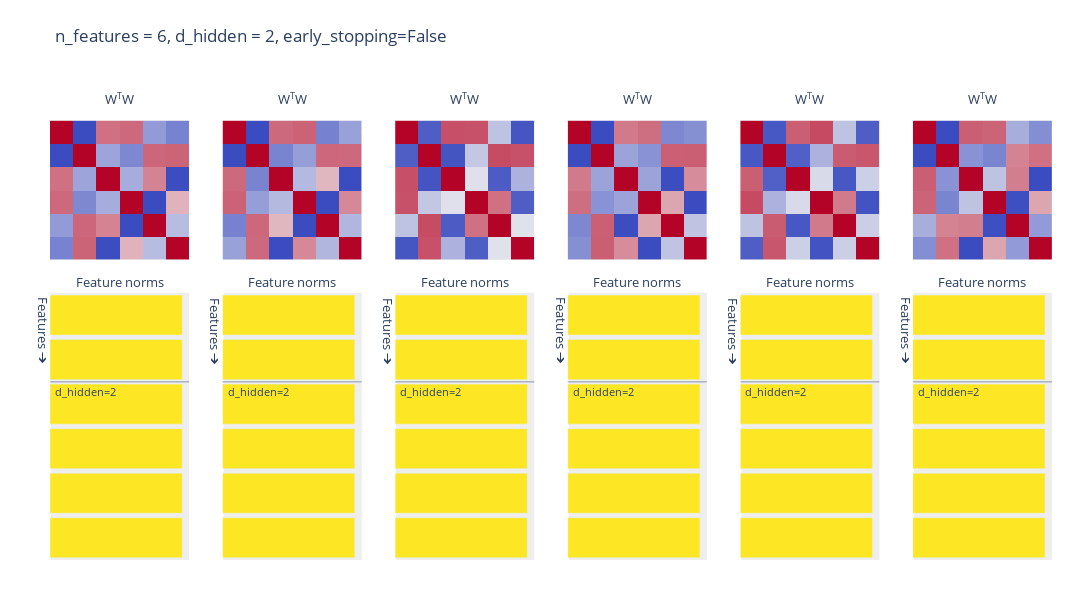

Notebook code cell kept with this figure:
### Code cell
plot_features_in_Nd(
    model.W / model.W.norm(dim=1, keepdim=True),
    height = 600,
    width = 1400,
    title = "n_features = 6, d_hidden = 2, early_stopping=False",
)

### Figure 1 — Plotly figure (JSON) as saved in the notebook; plotly's stock layout.template omitted (floating-point values rounded to 4 significant figures; data arrays with more than 128 entries replaced by an {"elided": "..."} marker saying what was removed)
{"data": [{"marker": {"color": ["rgb(253, 231, 36)", "rgb(253, 231, 36)", "rgb(253, 231, 36)", "rgb(253, 231, 36)", "rgb(253, 231, 36)", "rgb(253, 231, 36)"]}, "orientation": "h", "type": "bar", "width": 0.9, "x": [1, 1.0, 1.0, 1, 1, 1], "xaxis": "x7", "y": [5, 4, 3, 2, 1, 0], "yaxis": "y7"}, {"colormodel": "rgba256", "customdata": [[1.0, -0.9964, 0.5322, 0.5636, -0.5135, -0.6583], [-0.9964, 1.0, -0.4584, -0.6318, 0.5846, 0.592], [0.5322, -0.4584, 1.0, -0.3993, 0.4531, -0.9876], [0.5636, -0.6318, -0.3993, 1, -0.9982, 0.2507], [-0.5135, 0.5846, 0.4531, -0.9982, 1, -0.3078], [-0.6583, 0.592, -0.9876, 0.2507, -0.3078, 1]], "hovertemplate": "In: %{x}<br>\nOut: %{y}<br>\nWeight: %{customdata:0.2f}", "type": "image", "xaxis": "x", "yaxis": "y", "z": {"elided": "6x6x4 int values"}}, {"marker": {"color": ["rgb(253, 231, 36)", "rgb(253, 231, 36)", "rgb(253, 231, 36)", "rgb(253, 231, 36)", "rgb(253, 231, 36)", "rgb(253, 231, 36)"]}, "orientation": "h", "type": "bar", "width": 0.9, "x": [1, 1, 1, 1.0, 1.0, 1], "xaxis": "x8", "y": [5, 4, 3, 2, 1, 0], "yaxis": "y8"}, {"colormodel": "rgba256", "customdata": [[1, -0.9933, 0.5639, 0.5951, -0.6653, -0.4691], [-0.9933, 1.0, -0.6557, -0.4981, 0.5744, 0.5681], [0.5639, -0.6557, 1.0, -0.3281, 0.2414, -0.9939], [0.5951, -0.4981, -0.3281, 1.0, -0.9959, 0.4306], [-0.6653, 0.5744, 0.2414, -0.9959, 1.0, -0.3473], [-0.4691, 0.5681, -0.9939, 0.4306, -0.3473, 1]], "hovertemplate": "In: %{x}<br>\nOut: %{y}<br>\nWeight: %{customdata:0.2f}", "type": "image", "xaxis": "x2", "yaxis": "y2", "z": {"elided": "6x6x4 int values"}}, {"marker": {"color": ["rgb(253, 231, 36)", "rgb(253, 231, 36)", "rgb(253, 231, 36)", "rgb(253, 231, 36)", "rgb(253, 231, 36)", "rgb(253, 231, 36)"]}, "orientation": "h", "type": "bar", "width": 0.9, "x": [1, 1.0, 1, 1, 1, 1], "xaxis": "x9", "y": [5, 4, 3, 2, 1, 0], "yaxis": "y9"}, {"colormodel": "rgba256", "customdata": [[1.0, -0.8843, 0.6757, 0.6711, -0.2713, -0.9364], [-0.8843, 1.0, -0.9418, -0.2473, 0.6894, 0.6642], [0.6757, -0.9418, 1, -0.09299, -0.8928, -0.3741], [0.6711, -0.2473, -0.09299, 1, 0.5314, -0.8886], [-0.2713, 0.6894, -0.8928, 0.5314, 1.0, -0.08368], [-0.9364, 0.6642, -0.3741, -0.8886, -0.08368, 1.0]], "hovertemplate": "In: %{x}<br>\nOut: %{y}<br>\nWeight: %{customdata:0.2f}", "type": "image", "xaxis": "x3", "yaxis": "y3", "z": {"elided": "6x6x4 int values"}}, {"marker": {"color": ["rgb(253, 231, 36)", "rgb(253, 231, 36)", "rgb(253, 231, 36)", "rgb(253, 231, 36)", "rgb(253, 231, 36)", "rgb(253, 231, 36)"]}, "orientation": "h", "type": "bar", "width": 0.9, "x": [1.0, 1, 1, 1, 1, 1], "xaxis": "x10", "y": [5, 4, 3, 2, 1, 0], "yaxis": "y10"}, {"colormodel": "rgba256", "customdata": [[1.0, -0.9995, 0.495, 0.541, -0.6309, -0.5835], [-0.9995, 1, -0.4668, -0.5678, 0.6056, 0.6094], [0.495, -0.4668, 1, -0.4629, -0.9864, 0.4167], [0.541, -0.5678, -0.4629, 1, 0.3111, -0.9987], [-0.6309, 0.6056, -0.9864, 0.3111, 1, -0.2619], [-0.5835, 0.6094, 0.4167, -0.9987, -0.2619, 1]], "hovertemplate": "In: %{x}<br>\nOut: %{y}<br>\nWeight: %{customdata:0.2f}", "type": "image", "xaxis": "x4", "yaxis": "y4", "z": {"elided": "6x6x4 int values"}}, {"marker": {"color": ["rgb(253, 231, 36)", "rgb(253, 231, 36)", "rgb(253, 231, 36)", "rgb(253, 231, 36)", "rgb(253, 231, 36)", "rgb(253, 231, 36)"]}, "orientation": "h", "type": "bar", "width": 0.9, "x": [1, 1, 1, 1, 1.0, 1.0], "xaxis": "x11", "y": [5, 4, 3, 2, 1, 0], "yaxis": "y11"}, {"colormodel": "rgba256", "customdata": [[1, -0.9236, 0.6165, 0.701, -0.2685, -0.8895], [-0.9236, 1.0, -0.8713, -0.374, 0.6174, 0.6463], [0.6165, -0.8713, 1, -0.1293, -0.924, -0.1887], [0.701, -0.374, -0.1293, 1, 0.4987, -0.9494], [-0.2685, 0.6174, -0.924, 0.4987, 1.0, -0.2012], [-0.8895, 0.6463, -0.1887, -0.9494, -0.2012, 1.0]], "hovertemplate": "In: %{x}<br>\nOut: %{y}<br>\nWeight: %{customdata:0.2f}", "type": "image", "xaxis": "x5", "yaxis": "y5", "z": {"elided": "6x6x4 int values"}}, {"marker": {"color": ["rgb(253, 231, 36)", "rgb(253, 231, 36)", "rgb(253, 231, 36)", "rgb(253, 231, 36)", "rgb(253, 231, 36)", "rgb(253, 231, 36)"]}, "orientation": "h", "type": "bar", "width": 0.9, "x": [1.0, 1, 1, 1, 1, 1], "xaxis": "x12", "y": [5, 4, 3, 2, 1, 0], "yaxis": "y12"}, {"colormodel": "rgba256", "customdata": [[1.0, -0.9979, 0.6164, 0.5913, -0.3972, -0.5864], [-0.9979, 1.0, -0.5641, -0.6423, 0.4558, 0.5327], [0.6164, -0.5641, 1, -0.2706, 0.4778, -0.9993], [0.5913, -0.6423, -0.2706, 1, -0.975, 0.3065], [-0.3972, 0.4558, 0.4778, -0.975, 1, -0.5104], [-0.5864, 0.5327, -0.9993, 0.3065, -0.5104, 1]], "hovertemplate": "In: %{x}<br>\nOut: %{y}<br>\nWeight: %{customdata:0.2f}", "type": "image", "xaxis": "x6", "yaxis": "y6", "z": {"elided": "6x6x4 int values"}}], "layout": {"annotations": [{"font": {"size": 13}, "showarrow": false, "text": "W<sup>T</sup>W", "x": 0.06944, "xanchor": "center", "xref": "paper", "y": 1, "yanchor": "bottom", "yref": "paper"}, {"font": {"size": 13}, "showarrow": false, "text": "W<sup>T</sup>W", "x": 0.2417, "xanchor": "center", "xref": "paper", "y": 1, "yanchor": "bottom", "yref": "paper"}, {"font": {"size": 13}, "showarrow": false, "text": "W<sup>T</sup>W", "x": 0.4139, "xanchor": "center", "xref": "paper", "y": 1, "yanchor": "bottom", "yref": "paper"}, {"font": {"size": 13}, "showarrow": false, "text": "W<sup>T</sup>W", "x": 0.5861, "xanchor": "center", "xref": "paper", "y": 1, "yanchor": "bottom", "yref": "paper"}, {"font": {"size": 13}, "showarrow": false, "text": "W<sup>T</sup>W", "x": 0.7583, "xanchor": "center", "xref": "paper", "y": 1, "yanchor": "bottom", "yref": "paper"}, {"font": {"size": 13}, "showarrow": false, "text": "W<sup>T</sup>W", "x": 0.9306, "xanchor": "center", "xref": "paper", "y": 1, "yanchor": "bottom", "yref": "paper"}, {"font": {"size": 13}, "showarrow": false, "text": "Feature norms", "x": 0.06944, "xanchor": "center", "xref": "paper", "y": 0.5938, "yanchor": "bottom", "yref": "paper"}, {"font": {"size": 13}, "showarrow": false, "text": "Feature norms", "x": 0.2417, "xanchor": "center", "xref": "paper", "y": 0.5938, "yanchor": "bottom", "yref": "paper"}, {"font": {"size": 13}, "showarrow": false, "text": "Feature norms", "x": 0.4139, "xanchor": "center", "xref": "paper", "y": 0.5938, "yanchor": "bottom", "yref": "paper"}, {"font": {"size": 13}, "showarrow": false, "text": "Feature norms", "x": 0.5861, "xanchor": "center", "xref": "paper", "y": 0.5938, "yanchor": "bottom", "yref": "paper"}, {"font": {"size": 13}, "showarrow": false, "text": "Feature norms", "x": 0.7583, "xanchor": "center", "xref": "paper", "y": 0.5938, "yanchor": "bottom", "yref": "paper"}, {"font": {"size": 13}, "showarrow": false, "text": "Feature norms", "x": 0.9306, "xanchor": "center", "xref": "paper", "y": 0.5938, "yanchor": "bottom", "yref": "paper"}, {"font": {"size": 13}, "showarrow": false, "text": "Features ➔", "textangle": 90, "x": -0.13, "xref": "x7 domain", "y": 0.99, "yref": "y7 domain"}, {"font": {"size": 13}, "showarrow": false, "text": "Features ➔", "textangle": 90, "x": -0.13, "xref": "x8 domain", "y": 0.99, "yref": "y8 domain"}, {"font": {"size": 13}, "showarrow": false, "text": "Features ➔", "textangle": 90, "x": -0.13, "xref": "x9 domain", "y": 0.99, "yref": "y9 domain"}, {"font": {"size": 13}, "showarrow": false, "text": "Features ➔", "textangle": 90, "x": -0.13, "xref": "x10 domain", "y": 0.99, "yref": "y10 domain"}, {"font": {"size": 13}, "showarrow": false, "text": "Features ➔", "textangle": 90, "x": -0.13, "xref": "x11 domain", "y": 0.99, "yref": "y11 domain"}, {"font": {"size": 13}, "showarrow": false, "text": "Features ➔", "textangle": 90, "x": -0.13, "xref": "x12 domain", "y": 0.99, "yref": "y12 domain"}, {"font": {"size": 11}, "showarrow": false, "text": " d_hidden=2", "x": 0, "xanchor": "left", "xref": "x7 domain", "y": 3.5, "yanchor": "top", "yref": "y7"}, {"font": {"size": 11}, "showarrow": false, "text": " d_hidden=2", "x": 0, "xanchor": "left", "xref": "x8 domain", "y": 3.5, "yanchor": "top", "yref": "y8"}, {"font": {"size": 11}, "showarrow": false, "text": " d_hidden=2", "x": 0, "xanchor": "left", "xref": "x9 domain", "y": 3.5, "yanchor": "top", "yref": "y9"}, {"font": {"size": 11}, "showarrow": false, "text": " d_hidden=2", "x": 0, "xanchor": "left", "xref": "x10 domain", "y": 3.5, "yanchor": "top", "yref": "y10"}, {"font": {"size": 11}, "showarrow": false, "text": " d_hidden=2", "x": 0, "xanchor": "left", "xref": "x11 domain", "y": 3.5, "yanchor": "top", "yref": "y11"}, {"font": {"size": 11}, "showarrow": false, "text": " d_hidden=2", "x": 0, "xanchor": "left", "xref": "x12 domain", "y": 3.5, "yanchor": "top", "yref": "y12"}], "height": 600, "margin": {"b": 40, "l": 50, "r": 40, "t": 110}, "plot_bgcolor": "#eee", "shapes": [{"line": {"width": 0.5}, "opacity": 1, "type": "line", "x0": 0, "x1": 1, "xref": "x7 domain", "y0": 3.5, "y1": 3.5, "yref": "y7"}, {"line": {"width": 0.5}, "opacity": 1, "type": "line", "x0": 0, "x1": 1, "xref": "x8 domain", "y0": 3.5, "y1": 3.5, "yref": "y8"}, {"line": {"width": 0.5}, "opacity": 1, "type": "line", "x0": 0, "x1": 1, "xref": "x9 domain", "y0": 3.5, "y1": 3.5, "yref": "y9"}, {"line": {"width": 0.5}, "opacity": 1, "type": "line", "x0": 0, "x1": 1, "xref": "x10 domain", "y0": 3.5, "y1": 3.5, "yref": "y10"}, {"line": {"width": 0.5}, "opacity": 1, "type": "line", "x0": 0, "x1": 1, "xref": "x11 domain", "y0": 3.5, "y1": 3.5, "yref": "y11"}, {"line": {"width": 0.5}, "opacity": 1, "type": "line", "x0": 0, "x1": 1, "xref": "x12 domain", "y0": 3.5, "y1": 3.5, "yref": "y12"}], "showlegend": false, "title": {"text": "n_features = 6, d_hidden = 2, early_stopping=False", "y": 0.95}, "width": 1400, "xaxis": {"anchor": "y", "domain": [0, 0.1389], "showgrid": false, "showticklabels": false}, "xaxis10": {"anchor": "y10", "domain": [0.5167, 0.6556], "showgrid": false, "showticklabels": false}, "xaxis11": {"anchor": "y11", "domain": [0.6889, 0.8278], "showgrid": false, "showticklabels": false}, "xaxis12": {"anchor": "y12", "domain": [0.8611, 1], "showgrid": false, "showticklabels": false}, "xaxis2": {"anchor": "y2", "domain": [0.1722, 0.3111], "showgrid": false, "showticklabels": false}, "xaxis3": {"anchor": "y3", "domain": [0.3444, 0.4833], "showgrid": false, "showticklabels": false}, "xaxis4": {"anchor": "y4", "domain": [0.5167, 0.6556], "showgrid": false, "showticklabels": false}, "xaxis5": {"anchor": "y5", "domain": [0.6889, 0.8278], "showgrid": false, "showticklabels": false}, "xaxis6": {"anchor": "y6", "domain": [0.8611, 1], "showgrid": false, "showticklabels": false}, "xaxis7": {"anchor": "y7", "domain": [0, 0.1389], "showgrid": false, "showticklabels": false}, "xaxis8": {"anchor": "y8", "domain": [0.1722, 0.3111], "showgrid": false, "showticklabels": false}, "xaxis9": {"anchor": "y9", "domain": [0.3444, 0.4833], "showgrid": false, "showticklabels": false}, "yaxis": {"anchor": "x", "domain": [0.6438, 1], "showgrid": false, "showticklabels": false}, "yaxis10": {"anchor": "x10", "domain": [0, 0.5938], "showgrid": false, "showticklabels": false}, "yaxis11": {"anchor": "x11", "domain": [0, 0.5938], "showgrid": false, "showticklabels": false}, "yaxis12": {"anchor": "x12", "domain": [0, 0.5938], "showgrid": false, "showticklabels": false}, "yaxis2": {"anchor": "x2", "domain": [0.6438, 1], "showgrid": false, "showticklabels": false}, "yaxis3": {"anchor": "x3", "domain": [0.6438, 1], "showgrid": false, "showticklabels": false}, "yaxis4": {"anchor": "x4", "domain": [0.6438, 1], "showgrid": false, "showticklabels": false}, "yaxis5": {"anchor": "x5", "domain": [0.6438, 1], "showgrid": false, "showticklabels": false}, "yaxis6": {"anchor": "x6", "domain": [0.6438, 1], "showgrid": false, "showticklabels": false}, "yaxis7": {"anchor": "x7", "domain": [0, 0.5938], "showgrid": false, "showticklabels": false}, "yaxis8": {"anchor": "x8", "domain": [0, 0.5938], "showgrid": false, "showticklabels": false}, "yaxis9": {"anchor": "x9", "domain": [0, 0.5938], "showgrid": false, "showticklabels": false}}}
